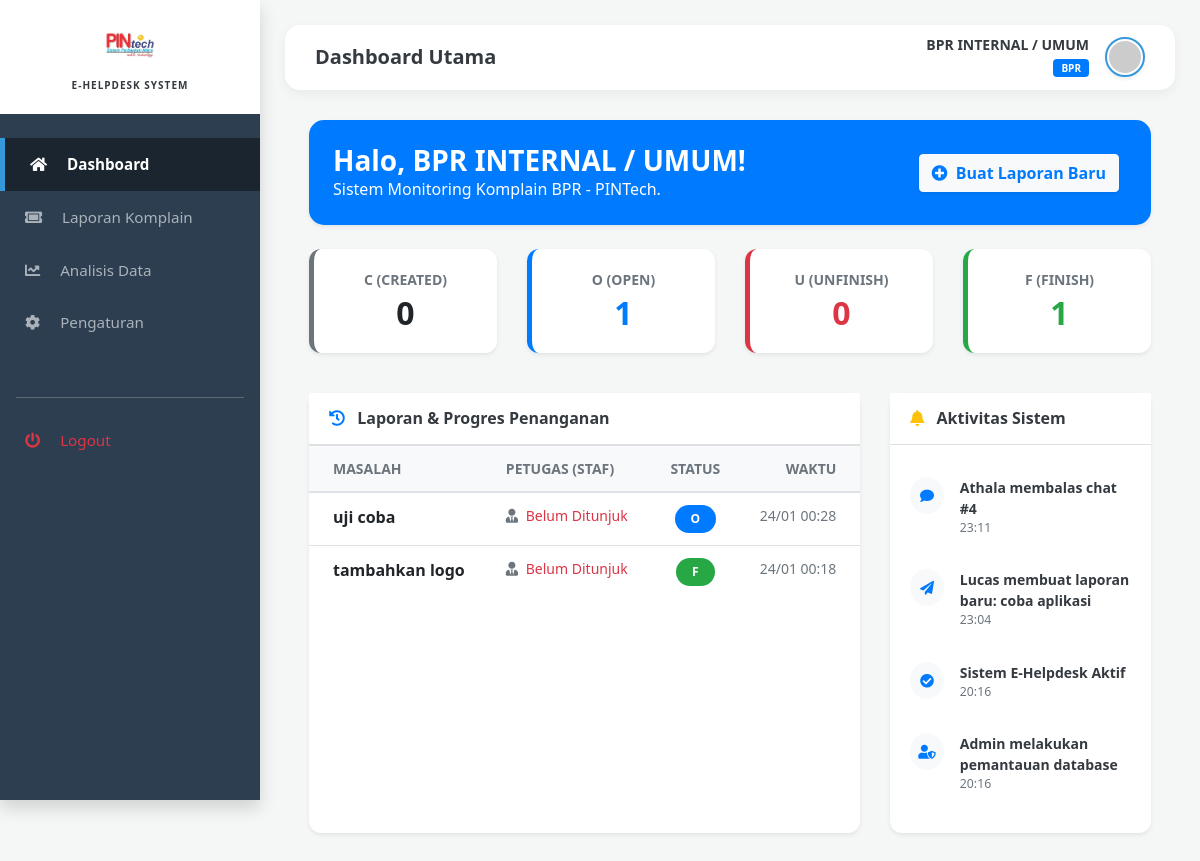
Page /dashboard.php (signed in) on the committed database.
### tables this page shows
CREATE TABLE `chat` (
  `id_chat` int(11) NOT NULL,
  `id_bpr` int(11) DEFAULT NULL,
  `id_pegawai` int(11) DEFAULT NULL,
  `judul_masalah` varchar(200) DEFAULT NULL,
  `foto` varchar(255) DEFAULT NULL,
  `status` enum('C','O','U','F') DEFAULT 'C',
  `timestamp` datetime DEFAULT current_timestamp()
);

CREATE TABLE `activity_log` (
  `id_log` int(11) NOT NULL,
  `keterangan` text DEFAULT NULL,
  `icon` varchar(50) DEFAULT NULL,
  `warna` varchar(20) DEFAULT NULL,
  `timestamp` datetime DEFAULT current_timestamp()
);

### dashboard.php (the view, shortened to what this page needs)
<?php
include 'config.php';
include 'menu.php';
$id_user = $_SESSION['id_user'];
$role = $_SESSION['role'];
$filter_kpi = ($role == 'bpr') ? "WHERE id_bpr = '$id_user'" : "";
$res_c = mysqli_fetch_assoc(mysqli_query($conn, "SELECT COUNT(*) as total FROM chat $filter_kpi " . ($filter_kpi ? "AND" : "WHERE") . " status='C'"))['total'];
$res_o = mysqli_fetch_assoc(mysqli_query($conn, "SELECT COUNT(*) as total FROM chat $filter_kpi " . ($filter_kpi ? "AND" : "WHERE") . " status='O'"))['total'];
$res_u = mysqli_fetch_assoc(mysqli_query($conn, "SELECT COUNT(*) as total FROM chat $filter_kpi " . ($filter_kpi ? "AND" : "WHERE") . " status='U'"))['total'];
$res_f = mysqli_fetch_assoc(mysqli_query($conn, "SELECT COUNT(*) as total FROM chat $filter_kpi " . ($filter_kpi ? "AND" : "WHERE") . " status='F'"))['total'];
?>
<div class="container-fluid px-4">
    <div class="row mb-4">
        <div class="col-md-12">
            <div class="card bg-primary text-white p-4 border-0 shadow-sm" style="border-radius: 15px;">
                <div class="d-flex justify-content-between align-items-center flex-wrap">
                    <div>
                        <h3 class="mb-0 font-weight-bold text-white">Halo, <?php echo $_SESSION['nama']; ?>!</h3>
                        <p class="mb-0 opacity-75">Sistem Monitoring Komplain BPR - PINTech.</p>
                    </div>
                    <div class="py-2">
                        <button class="btn btn-light font-weight-bold shadow-sm mr-2 text-primary" data-toggle="modal" data-target="#modalLapor">
                            <i class="fas fa-plus-circle mr-1"></i> Buat Laporan Baru
                        </button>
                    </div>
                </div>
            </div>
        </div>
    </div>
    <div class="row mb-4 text-center">
        <div class="col-md-3 mb-3">
            <div class="card border-0 shadow-sm h-100" style="border-radius: 12px; border-left: 5px solid #6c757d !important;">
                <div class="card-body">
                    <div class="text-muted small font-weight-bold text-uppercase mb-1">C (Created)</div>
                    <h2 class="font-weight-bold mb-0"><?php echo $res_c; ?></h2>
                </div>
            </div>
        </div>
        <div class="col-md-3 mb-3">
            <div class="card border-0 shadow-sm h-100" style="border-radius: 12px; border-left: 5px solid #007bff !important;">
                <div class="card-body text-primary">
                    <div class="text-muted small font-weight-bold text-uppercase mb-1">O (Open)</div>
                    <h2 class="font-weight-bold mb-0"><?php echo $res_o; ?></h2>
                </div>
            </div>
        </div>
        <div class="col-md-3 mb-3">
            <div class="card border-0 shadow-sm h-100" style="border-radius: 12px; border-left: 5px solid #dc3545 !important;">
                <div class="card-body text-danger">
                    <div class="text-muted small font-weight-bold text-uppercase mb-1">U (Unfinish)</div>
                    <h2 class="font-weight-bold mb-0"><?php echo $res_u; ?></h2>
                </div>
            </div>
        </div>
        <div class="col-md-3 mb-3">
            <div class="card border-0 shadow-sm h-100" style="border-radius: 12px; border-left: 5px solid #28a745 !important;">
                <div class="card-body text-success">
                    <div class="text-muted small font-weight-bold text-uppercase mb-1">F (Finish)</div>
                    <h2 class="font-weight-bold mb-0"><?php echo $res_f; ?></h2>
                </div>
            </div>
        </div>
    </div>
    <div class="row">
        <div class="col-md-8 mb-4">
            <div class="card shadow-sm border-0 h-100" style="border-radius: 12px;">
                <div class="card-header bg-white py-3">
                    <h6 class="m-0 font-weight-bold text-dark"><i class="fas fa-history mr-2 text-primary"></i> Laporan & Progres Penanganan</h6>
                </div>
                <div class="card-body p-0">
                    <div class="table-responsive">
                        <table class="table table-hover mb-0">
                            <thead class="bg-light">
                                <tr class="small text-muted text-uppercase">
                                    <th class="pl-4"><?php echo ($role == 'bpr') ? 'Masalah' : 'BPR Pelapor'; ?></th>
                                    <th>Petugas (Staf)</th>
                                    <th class="text-center">Status</th>
                                    <th class="text-right pr-4">Waktu</th>
                                </tr>
                            </thead>
                            <tbody>
                                <?php
                                if($role == 'bpr') {
                                    $sql = "SELECT chat.*, bpr.nama_bpr, pegawai.nama as nama_staf
                                            FROM chat
                                            JOIN bpr ON chat.id_bpr = bpr.id_bpr
                                            LEFT JOIN pegawai ON chat.id_pegawai = pegawai.id_pegawai
                                            WHERE chat.id_bpr = '$id_user'
                                            ORDER BY timestamp DESC LIMIT 10";
                                } else {
                                    $sql = "SELECT chat.*, bpr.nama_bpr, pegawai.nama as nama_staf
                                            FROM chat
                                            JOIN bpr ON chat.id_bpr = bpr.id_bpr
                                            LEFT JOIN pegawai ON chat.id_pegawai = pegawai.id_pegawai
                                            ORDER BY timestamp DESC LIMIT 10";
                                }
                                $chat_res = mysqli_query($conn, $sql);
                                if(mysqli_num_rows($chat_res) > 0){
                                    while($c = mysqli_fetch_array($chat_res)){
                                        $badge = ($c['status']=='C'?'secondary':($c['status']=='O'?'primary':($c['status']=='U'?'danger':'success')));
                                ?>
                                <tr onclick="window.location='detail_chat.php?id=<?php echo $c['id_chat']; ?>'" style="cursor:pointer">
                                    <td class="pl-4">
                                        <strong><?php echo ($role == 'bpr') ? $c['judul_masalah'] : $c['nama_bpr']; ?></strong>
                                    </td>
                                    <td class="small">
                                        <i class="fas fa-user-tie text-muted mr-1"></i>
                                        <?php echo $c['nama_staf'] ? $c['nama_staf'] : '<span class="text-danger">Belum Ditunjuk</span>'; ?>
                                    </td>
                                    <td class="text-center">
                                        <span class="badge badge-pill badge-<?php echo $badge; ?> px-3 py-2"><?php echo $c['status']; ?></span>
                                    </td>
                                    <td class="text-right small text-muted pr-4">
                                        <?php echo date('d/m H:i', strtotime($c['timestamp'])); ?>
                                    </td>
                                </tr>
                                <?php } } else { echo "<tr><td colspan='4' class='text-center py-5 text-muted'>Belum ada data komplain.</td></tr>"; } ?>
                            </tbody>
                        </table>
                    </div>
                </div>
            </div>
        </div>
        <div class="col-md-4 mb-4">
            <div class="card shadow-sm border-0 h-100" style="border-radius: 12px;">
                <div class="card-header bg-white py-3">
                    <h6 class="m-0 font-weight-bold text-dark"><i class="fas fa-bell mr-2 text-warning"></i> Aktivitas Sistem</h6>
                </div>
                <div class="card-body overflow-auto" style="max-height: 450px;">
                    <ul class="list-group list-group-flush small">
                        <?php
                        $logs = mysqli_query($conn, "SELECT * FROM activity_log ORDER BY timestamp DESC LIMIT 8");
                        while($l = mysqli_fetch_array($logs)){
                        ?>
                        <li class="list-group-item px-0 border-0 d-flex align-items-start mb-2">
                            <div class="bg-light text-primary p-2 rounded-circle mr-3"><i class="fas <?php echo $l['icon']; ?> fa-fw"></i></div>
                            <div>
                                <div class="font-weight-bold text-dark"><?php echo $l['keterangan']; ?></div>
                                <div class="text-muted small"><?php echo date('H:i', strtotime($l['timestamp'])); ?></div>
                            </div>
                        </li>
                        <?php } ?>
                    </ul>
                </div>
            </div>
        </div>
    </div>
</div>
</body>
</html>

### menu.php (style rules this page uses)
:root { --sidebar-width: 260px; --primary-color: #3498db; --dark-bg: #2c3e50; }
body { background-color: #f4f7f6; font-family: 'Segoe UI', Tahoma, Geneva, Verdana, sans-serif; overflow-x: hidden; }

### rows in the picture
chat: judul_masalah "uji coba", status "O", timestamp "24/01 00:28"
chat: judul_masalah "tambahkan logo", status "F", timestamp "24/01 00:18"
activity_log: keterangan "Athala membalas chat #4", timestamp "23:11"
activity_log: keterangan "Lucas membuat laporan baru: coba aplikasi", timestamp "23:04"
activity_log: keterangan "Sistem E-Helpdesk Aktif", timestamp "20:16"
activity_log: keterangan "Admin melakukan pemantauan database", timestamp "20:16"

### other values in the picture
$_SESSION['nama'] "BPR INTERNAL / UMUM"
$_SESSION['role'] "BPR"
$res_c "0"
$res_o "1"
$res_u "0"
$res_f "1"
